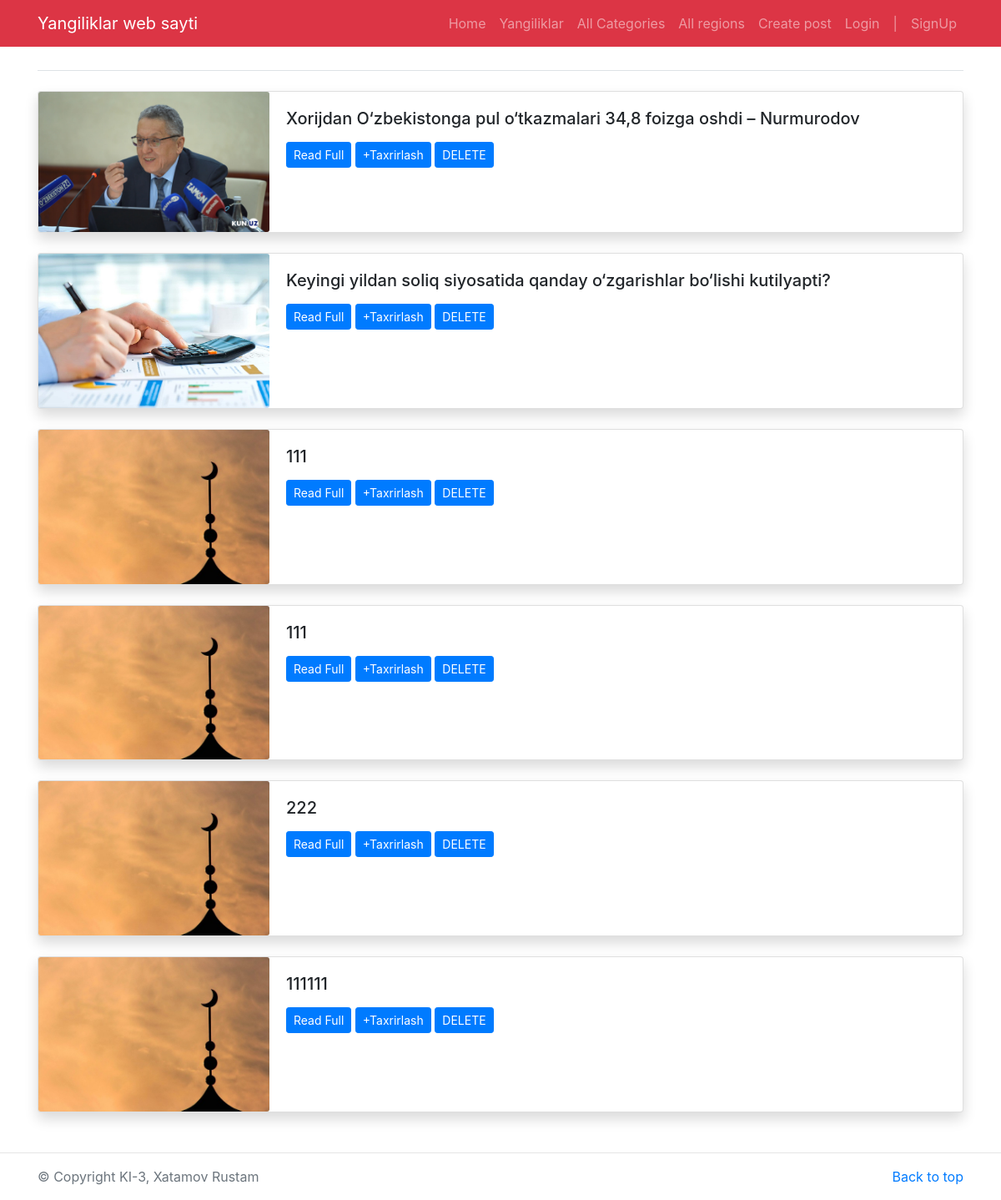
The page /category/1 on the database as committed earlier.
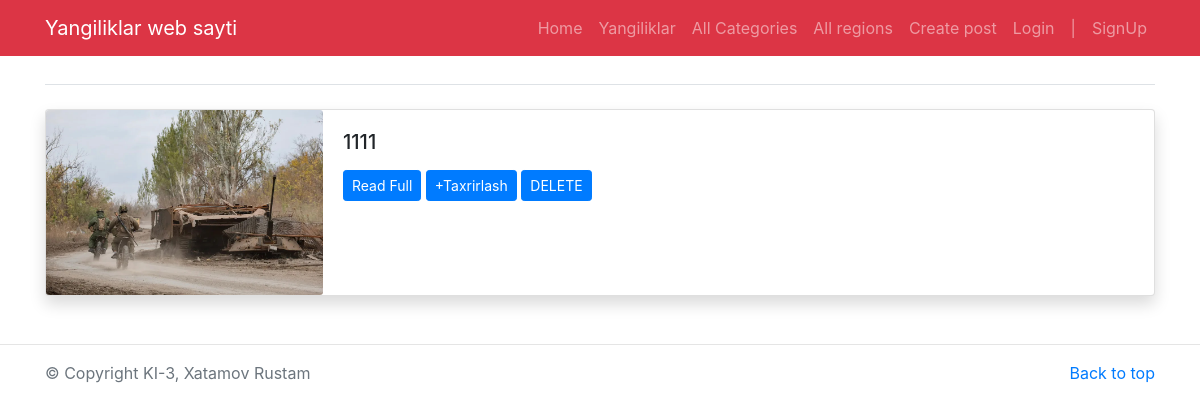
The same page on the database as committed later.
### app/models.py (models this page shows, shortened)
class News(models.Model):
    category = models.ForeignKey(Category, on_delete=models.CASCADE, blank=True, null=True)
    region = models.ForeignKey(Region, on_delete=models.CASCADE, blank=True, null=True)
    title = models.CharField(max_length=200)
    body = models.TextField()
    date = models.DateField(auto_now=True)
    image = models.ImageField(upload_to='image/')
    author = models.ForeignKey(settings.AUTH_USER_MODEL, on_delete=models.CASCADE)

### app/views.py (the view)
# urls.py: path('category/<int:id>', category, name='category'),
def category(request, id):
    category = Category.objects.get(id=id)
    news = News.objects.filter(category=category)
    return render(request, 'category-news.html', {
        'all_news': news,
        'category': category
    })

### templates/category-news.html (shortened to what this page needs)
{% extends 'base.html' %}
{% block content%}
<main class="container mt-3 mb-5">
    <h3 class="border-bottom pb-1 my-4">{{category.title}}</h3>
    {% for news in all_news %}
    <div class="card mb-4 shadow">
        <div class="row no-gutters">
            <div class="col-md-3">
                <img src="/media/{{news.image}}" class="card-img" alt="{{news.title}}">
            </div>
            <div class="col-md-8">
                <div class="card-body">
                    <h5 class="card-title">{{news.title}}</h5>
                    <p class="card-text">
                        <a href="/detail/{{news.id}}" class="btn btn-sm btn-primary">Read Full</a>
                        <a href="{% url 'edit_post' news.pk %}" class="btn btn-sm btn-primary"> +Taxrirlash </a>
                        <a href="{% url 'delete_post' news.pk %}" class="btn btn-sm btn-primary"> DELETE </a>
                    </p>
                </div>
            </div>
        </div>
    </div>
    {% endfor %}
</main>
{% endblock%}

### templates/base.html (shortened to what this page needs)
{% load static %}
<html>
<head>
<link rel="stylesheet" href="https://stackpath.bootstrapcdn.com/bootstrap/4.3.1/css/bootstrap.min.css">
</head>
<body>
    <nav class="navbar navbar-expand-lg navbar-dark bg-danger">
        <div class="container">
            <a class="navbar-brand" href="/">Yangiliklar web sayti</a>
            <div class="collapse navbar-collapse" id="navbarNav">
                <ul class="navbar-nav ml-auto">
                    <li class="nav-item {% if request.path == '/' %}active{% endif %}">
                        <a class="nav-link" href="{% url 'home' %}">Home</a>
                    </li>
                    <li class="nav-item {% if request.path == '/all-news' %}active{% endif %}">
                        <a class="nav-link" href="{% url 'all_news' %}">Yangiliklar</a>
                    </li>
                    <li class="nav-item {% if request.path == '/all-categories' %}active{% endif %}">
                        <a class="nav-link" href="{% url 'all-category' %}">All Categories</a>
                    </li>
                    <li class="nav-item {% if request.path == '/all-regions' %}active{% endif %}">
                        <a class="nav-link" href="{% url 'all-region' %}">All regions</a>
                    </li>
                    <li class="nav-item {% if request.path == '/create-post/new' %}active{% endif %}">
                        <a class="nav-link" href="{% url 'create_post' %}">Create post</a>
                    </li>
                    <li class="nav-item">
                        {% if user.is_authenticated %}
                            <a class="nav-link" href="">Xush kelibsiz {{user.username}}</a>
                            <li><a class="nav-link" href="{% url 'logout'%}">LogOut</a></li>
                        {% else %}
                            <li><a class="nav-link" href="{% url 'login'%}">Login</a></li>
                            <li><a class="nav-link" href=""> | </a></li>
                            <li><a class="nav-link" href="{% url 'signup'%}">SignUp</a></li>
                        {% endif %}
                    </li>
                </ul>
            </div>
        </div>
    </nav>
    {% block content %}
    {% endblock %}
    <hr/>
    <footer class="text-muted">
        <div class="container">
            <p class="float-right">
                <a href="{% url 'home' %}">Back to top</a>
            </p>
            <p>&copy; Copyright KI-3, Xatamov Rustam</p>
        </div>
    </footer>
</body>
</html>

Rows that differ between the two databases and show on the page:
removed News: image (picture), title "Xorijdan O‘zbekistonga pul o‘tkazmalari 34,8 foizga oshdi – Nurmurodov"
removed News: image (picture), title "Keyingi yildan soliq siyosatida qanday o‘zgarishlar bo‘lishi kutilyapti?"
removed News: image (picture), title "111"
removed News: image (picture), title "111"
removed News: image (picture), title "222"
removed News: image (picture), title "111111"
added News: image (picture), title "1111"
